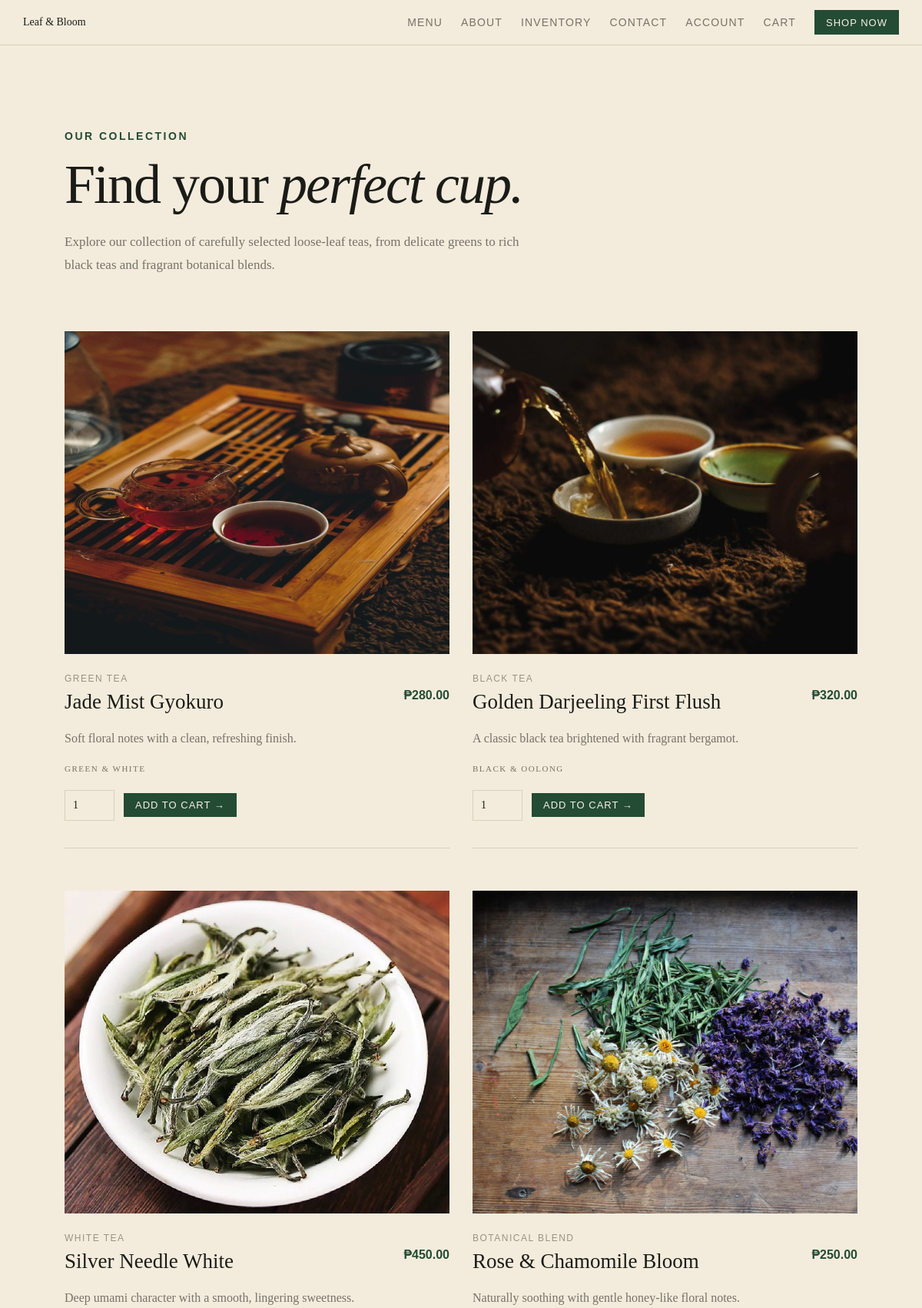
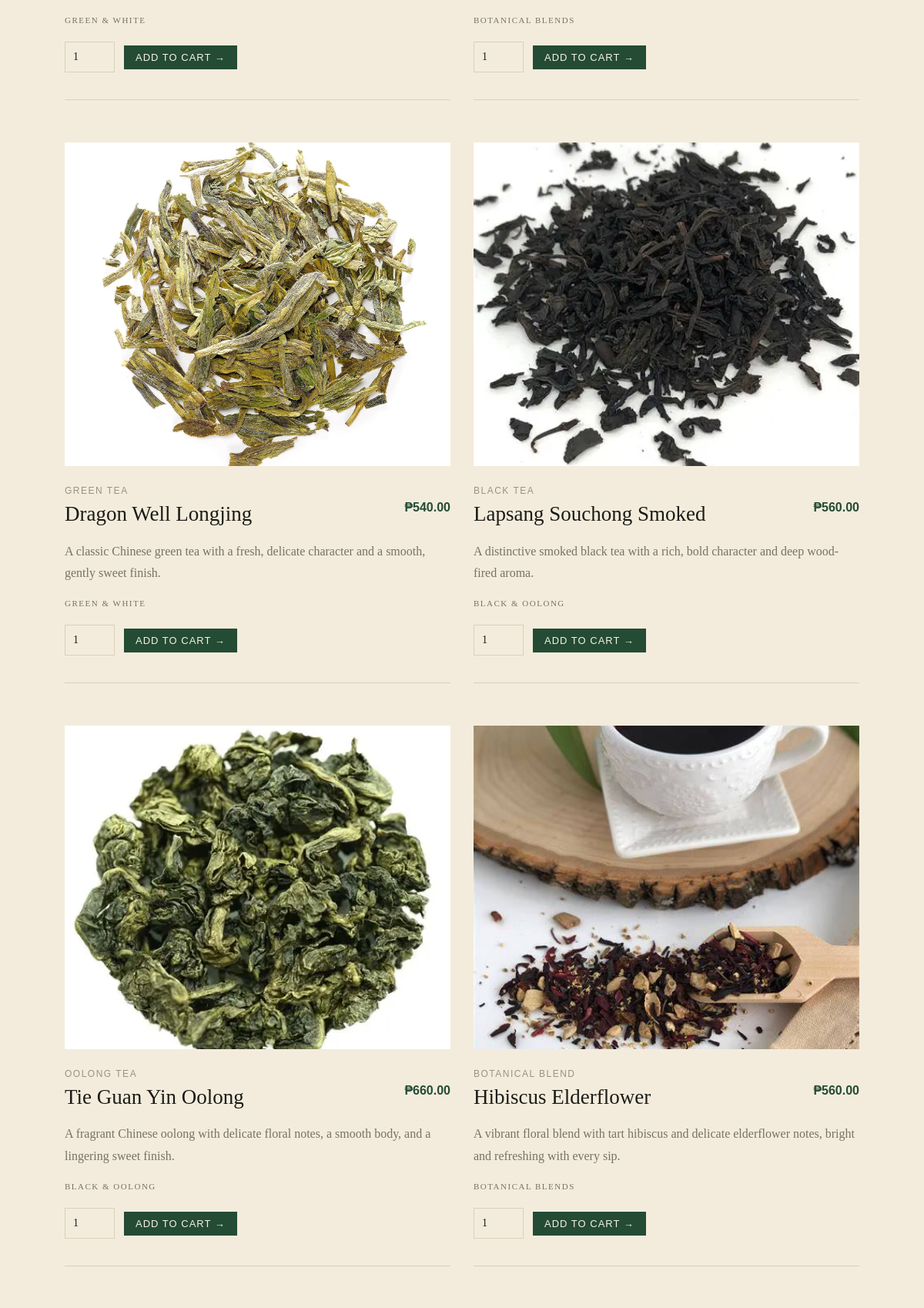
Page /menu.php (upper part) on the committed database (2 pictures, top to bottom).
### tables this page shows
CREATE TABLE `products` (
  `product_id` int(11) NOT NULL,
  `category_id` int(11) UNSIGNED NOT NULL,
  `name` varchar(150) NOT NULL,
  `tea_type` varchar(100) NOT NULL,
  `price` decimal(10,2) NOT NULL,
  `description` text NOT NULL,
  `image` varchar(255) NOT NULL
);

CREATE TABLE `categories` (
  `category_id` int(10) UNSIGNED NOT NULL,
  `name` varchar(100) NOT NULL,
  `description` text NOT NULL
);

### menu.php (the view, shortened to what this page needs)
<?php
require_once 'includes/db.php';
$stmt = $pdo->query("
    SELECT
        products.product_id,
        products.name,
        products.tea_type,
        products.price,
        products.description,
        products.image,
        categories.name AS category_name
    FROM products
    INNER JOIN categories
        ON products.category_id = categories.category_id
    ORDER BY products.product_id
");
$products = $stmt->fetchAll(PDO::FETCH_ASSOC);
?>
<!DOCTYPE html>
<html lang="en">
<head>
    <link rel="stylesheet"
          href="assets/css/style.css">
</head>
<body>
<?php include 'includes/navbar.php'; ?>
<main>
    <section class="menu-page-section">
        <div class="menu-page-heading">
            <p class="section-label">
                OUR COLLECTION
            </p>
            <h1>
                Find your <em>perfect cup.</em>
            </h1>
            <p>
                Explore our collection of carefully selected
                loose-leaf teas, from delicate greens to
                rich black teas and fragrant botanical blends.
            </p>
        </div>
        <div class="menu-products">
            <?php foreach ($products as $product): ?>
                <article class="menu-product-card">
                    <div class="menu-product-image">
                        <img
                            src="assets/images/<?= htmlspecialchars($product['image']) ?>"
                            alt="<?= htmlspecialchars($product['name']) ?>"
                        >
                    </div>
                    <div class="menu-product-info">
                        <div class="menu-product-top">
                            <div>
                                <p class="tea-type">
                                    <?= htmlspecialchars($product['tea_type']) ?>
                                </p>
                                <h2>
                                    <?= htmlspecialchars($product['name']) ?>
                                </h2>
                            </div>
                            <span class="tea-price">
                                ₱<?= number_format($product['price'], 2) ?>
                            </span>
                        </div>
                        <p class="menu-product-description">
                            <?= htmlspecialchars($product['description']) ?>
                        </p>
                        <p class="menu-product-category">
                            <?= htmlspecialchars($product['category_name']) ?>
                        </p>
        <form
    method="POST"
    action="cart.php"
    class="menu-add-cart-form"
>
    <input
        type="number"
        name="quantity"
        value="1"
        min="1"
        max="99"
        aria-label="Quantity"
    >
    <button
        type="submit"
        name="add_to_cart"
        class="primary-button">
        Add to Cart →
    </button>
</form>
                    </div>
                </article>
            <?php endforeach; ?>
        </div>
    </section>
</main>
</body>
</html>

### assets/css/style.css (style rules this page uses)
:root { --cream: #f3ecdc; --dark: #1b1b17; --green: #244b34; --muted: #777267; --border: #d9d0bd; }
* { box-sizing: border-box; }
html { scroll-behavior: smooth; }
body { margin: 0; background: var(--cream); color: var(--dark); }
.primary-button { display: inline-flex; align-items: center; justify-content: center; min-height: 31px; padding: 0 15px; background: var(--green); color: #f7f1e5; text-decoration: none; font-family: Arial, sans-serif; font-size: 7px; font-weight: 500; text-transform: uppercase; letter-spacing: 1px; }
.section-label { margin: 0 0 13px; color: #8d735f; font-family: Arial, sans-serif; font-size: 7px; text-transform: uppercase; letter-spacing: 2px; }
.tea-type { margin: 0 0 6px; color: #9a9182; font-family: Arial, sans-serif; font-size: 6px; text-transform: uppercase; letter-spacing: 1.5px; }
.tea-price { color: var(--green); font-family: Arial, sans-serif; font-size: 9px; }
.section-label { margin-bottom: 20px; font-size: 12px; letter-spacing: 2px; text-transform: uppercase; color: var(--green); font-weight: 600; }
.primary-button, .secondary-button { font-size: 13px; }
.section-label { font-size: 14px; letter-spacing: 2.5px; }
.tea-type { font-size: 12px; letter-spacing: 1.5px; }
.tea-price { font-size: 16px; }
.menu-page-section { padding: 110px 7% 130px; background: var(--cream); }
.menu-page-heading { max-width: 760px; margin-bottom: 70px; }
.menu-page-heading h1 { margin: 10px 0 24px; font-size: clamp(50px, 6vw, 78px); line-height: 0.98; font-weight: 400; letter-spacing: -2px; }
.menu-page-heading h1 em { font-family: Georgia, serif; font-weight: 400; }
.menu-page-heading > p:last-child { max-width: 620px; font-size: 17px; line-height: 1.8; color: var(--muted); }
.menu-products { display: grid; grid-template-columns: repeat(2, minmax(0, 1fr)); gap: 55px 30px; max-width: 1200px; }
.menu-product-card { border-bottom: 1px solid var(--border); padding-bottom: 35px; }
.menu-product-image { width: 100%; height: 420px; overflow: hidden; margin-bottom: 25px; }
.menu-product-image img { width: 100%; height: 100%; display: block; object-fit: cover; transition: transform 0.4s ease; }
.menu-product-top { display: flex; justify-content: space-between; align-items: flex-start; gap: 25px; }
.menu-product-top h2 { margin: 7px 0 0; font-size: 27px; line-height: 1.2; font-weight: 500; }
.menu-product-top .tea-price { flex-shrink: 0; padding-top: 20px; font-size: 16px; font-weight: 600; }
.menu-product-description { max-width: 600px; margin: 18px 0; font-size: 16px; line-height: 1.8; color: var(--muted); }
.menu-product-category { margin: 0; font-size: 11px; letter-spacing: 1.5px; text-transform: uppercase; color: var(--muted); }
.menu-add-cart-form { display: flex; align-items: center; gap: 12px; margin-top: 22px; }
.menu-add-cart-form input { width: 65px; padding: 11px 10px; border: 1px solid var(--border); background: transparent; color: var(--text); font-family: inherit; font-size: 14px; box-sizing: border-box; }
.menu-add-cart-form .primary-button { border: none; cursor: pointer; }

### rows in the picture
products: image (picture), tea_type "GREEN TEA", name "Jade Mist Gyokuro", price "280.00", description "Soft floral notes with a clean, refreshing finish.", category.name "GREEN & WHITE"
products: image (picture), tea_type "BLACK TEA", name "Golden Darjeeling First Flush", price "320.00", description "A classic black tea brightened with fragrant bergamot.", category.name "BLACK & OOLONG"
products: image (picture), tea_type "WHITE TEA", name "Silver Needle White", price "450.00", description "Deep umami character with a smooth, lingering sweetness.", category.name "GREEN & WHITE"
products: image (picture), tea_type "BOTANICAL BLEND", name "Rose & Chamomile Bloom", price "250.00", description "Naturally soothing with gentle honey-like floral notes.", category.name "BOTANICAL BLENDS"
products: image (picture), tea_type "GREEN TEA", name "Dragon Well Longjing", price "540.00", description "A classic Chinese green tea with a fresh, delicate character and a smooth, gently sweet finish.", category.name "GREEN & WHITE"
products: image (picture), tea_type "BLACK TEA", name "Lapsang Souchong Smoked", price "560.00", description "A distinctive smoked black tea with a rich, bold character and deep wood-fired aroma.", category.name "BLACK & OOLONG"
products: image (picture), tea_type "OOLONG TEA", name "Tie Guan Yin Oolong", price "660.00", description "A fragrant Chinese oolong with delicate floral notes, a smooth body, and a lingering sweet finish.", category.name "BLACK & OOLONG"
products: image (picture), tea_type "BOTANICAL BLEND", name "Hibiscus Elderflower", price "560.00", description "A vibrant floral blend with tart hibiscus and delicate elderflower notes, bright and refreshing with every sip.", category.name "BOTANICAL BLENDS"
